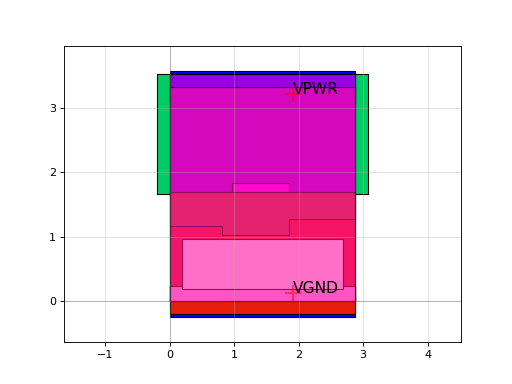

The Python source for this figure:
import sky130

c = sky130.components.sky130_fd_sc_hs__clkdlyinv3sd1_1()
c.plot()
